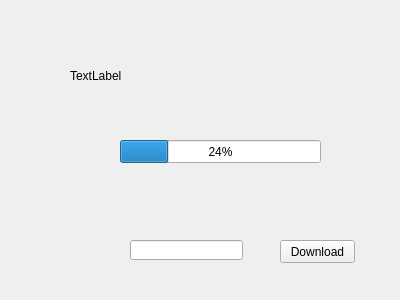
<?xml version="1.0" encoding="UTF-8"?>
<ui version="4.0">
 <class>MultiTask</class>
 <widget class="QWidget" name="MultiTask">
  <property name="geometry">
   <rect>
    <x>0</x>
    <y>0</y>
    <width>400</width>
    <height>300</height>
   </rect>
  </property>
  <property name="windowTitle">
   <string>MultiTask</string>
  </property>
  <widget class="QPushButton" name="dloadBtn">
   <property name="geometry">
    <rect>
     <x>280</x>
     <y>240</y>
     <width>75</width>
     <height>23</height>
    </rect>
   </property>
   <property name="text">
    <string>Download</string>
   </property>
  </widget>
  <widget class="QLineEdit" name="lineEdit">
   <property name="geometry">
    <rect>
     <x>130</x>
     <y>240</y>
     <width>113</width>
     <height>20</height>
    </rect>
   </property>
  </widget>
  <widget class="QProgressBar" name="prgBar">
   <property name="geometry">
    <rect>
     <x>120</x>
     <y>140</y>
     <width>201</width>
     <height>23</height>
    </rect>
   </property>
   <property name="value">
    <number>24</number>
   </property>
  </widget>
  <widget class="QLabel" name="label">
   <property name="geometry">
    <rect>
     <x>70</x>
     <y>50</y>
     <width>54</width>
     <height>51</height>
    </rect>
   </property>
   <property name="text">
    <string>TextLabel</string>
   </property>
  </widget>
 </widget>
 <layoutdefault spacing="6" margin="11"/>
 <resources/>
 <connections/>
</ui>
